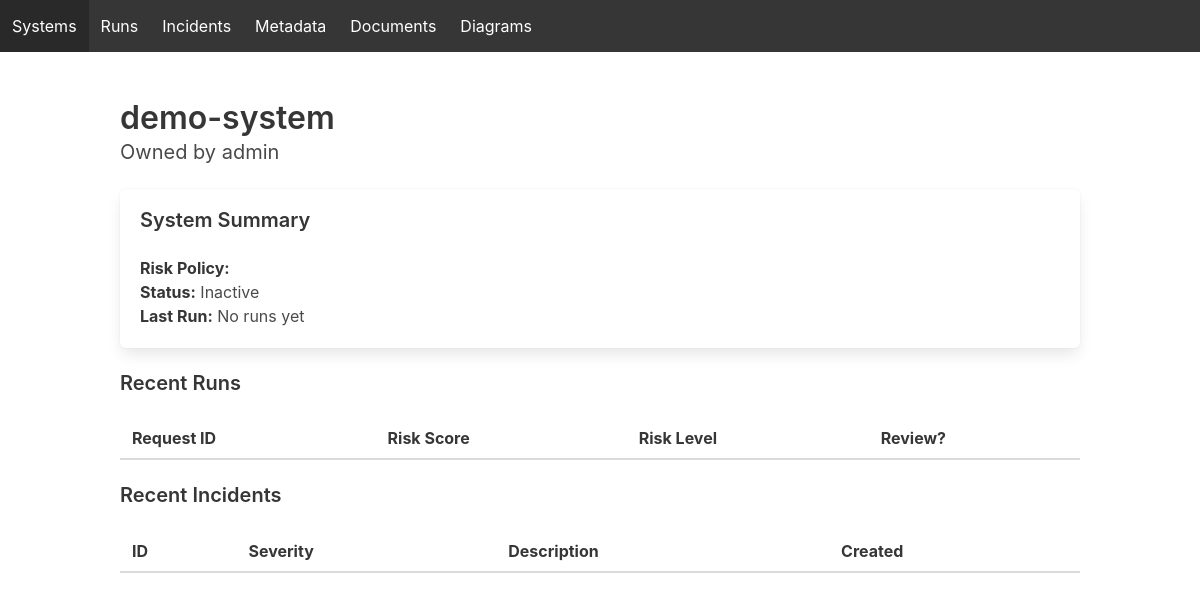
Page /dashboard/systems/2 on the earlier database version.
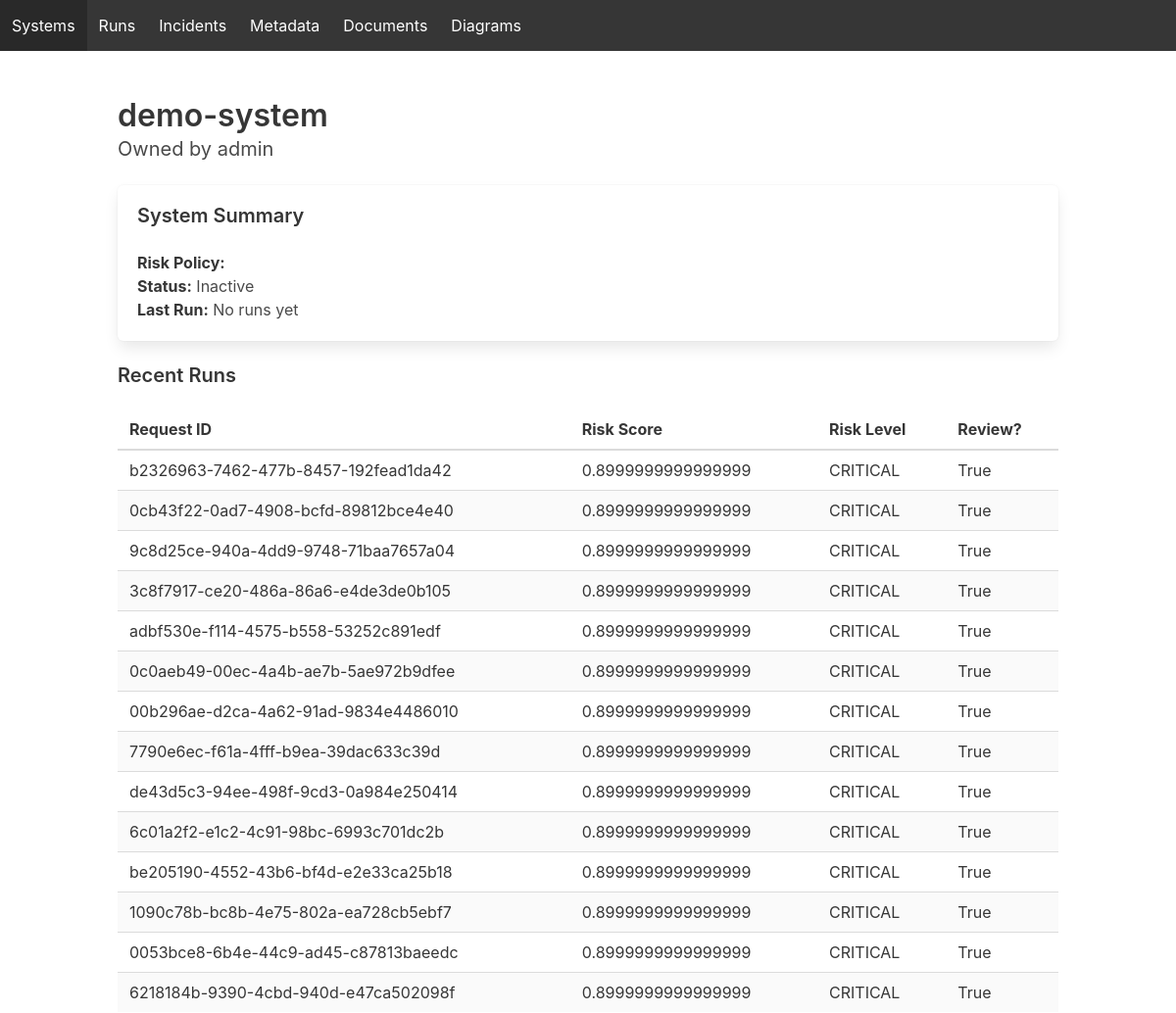
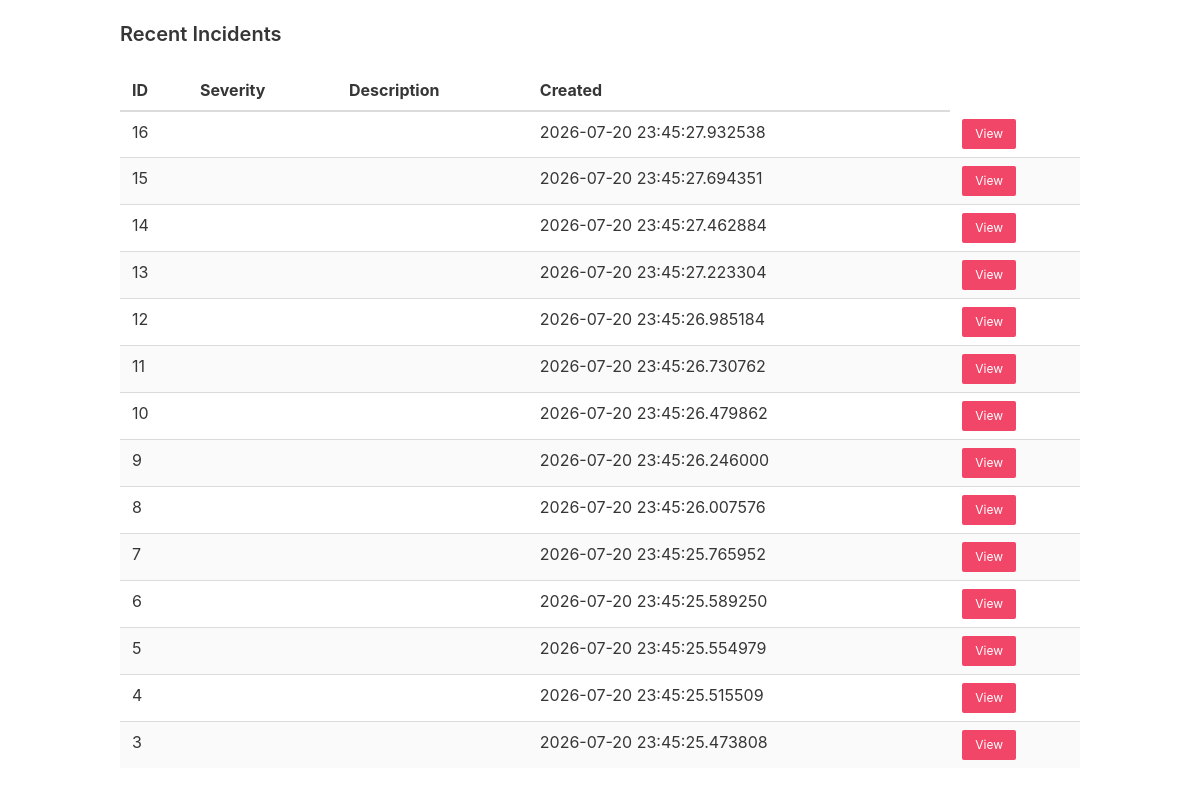
Same page on the later database version (2 pictures, top to bottom).
### models.py (models this page shows)
class ModelRun(Base):
    __tablename__ = "model_runs"
    id = Column(Integer, primary_key=True)
    system_id = Column(Integer, ForeignKey("ai_systems.id"), nullable=False)
    request_id = Column(String(64), unique=True, nullable=False)
    input_payload = Column(JSON, nullable=False)
    output_payload = Column(JSON)
    risk_score = Column(Float)
    risk_level = Column(String(32))
    safety_flags = Column(JSON)
    requires_review = Column(Boolean, default=False)
    created_at = Column(DateTime, default=datetime.utcnow)
    system = relationship("AiSystem", back_populates="runs")
    incident = relationship(
        "Incident",
        back_populates="run",
        foreign_keys="Incident.run_id",
        uselist=False,
    )

class Incident(Base):
    __tablename__ = "incidents"
    id = Column(Integer, primary_key=True)
    run_id = Column(Integer, ForeignKey("model_runs.id"), nullable=False)
    type = Column(String(64))
    status = Column(String(32), default="OPEN")
    reviewer = Column(String(255))
    notes = Column(Text)
    created_at = Column(DateTime, default=datetime.utcnow)
    updated_at = Column(DateTime, default=datetime.utcnow)
    run = relationship(
        "ModelRun",
        back_populates="incident",
        foreign_keys=[run_id],
    )

### dashboard/dashboard_api.py (the view)
@dashboard.get("/systems/{system_id}")
def system_detail(system_id: int, request: Request, session: Session = Depends(get_session)):
    system = session.query(AiSystem).filter_by(id=system_id).first()
    if not system:
        return templates.TemplateResponse(
            request,
            "not_found.html",
            {},
        )
    runs = (
        session.query(ModelRun)
        .filter_by(system_id=system.id)
        .order_by(ModelRun.created_at.desc())
        .limit(20)
        .all()
    )
    incidents = (
        session.query(Incident)
        .join(ModelRun)
        .filter(ModelRun.system_id == system.id)
        .order_by(Incident.created_at.desc())
        .limit(20)
        .all()
    )
    return templates.TemplateResponse(
        request,
        "system_detail.html",
        {
            "system": system,
            "runs": runs,
            "incidents": incidents,
            "active_page": "systems",
        },
    )

### dashboard/templates/system_detail.html
{% extends "base.html" %}
{% block content %}
<h1 class="title">{{ system.name }}</h1>
<p class="subtitle">Owned by {{ system.owner }}</p>
<div class="box">
<h2 class="title is-5">System Summary</h2>
<p><strong>Risk Policy:</strong> {{ system.risk_policy }}</p>
<p><strong>Status:</strong> {{ "Active" if system.active else "Inactive" }}</p>
<p><strong>Last Run:</strong> {{ system.last_run_at or "No runs yet" }}</p>
</div>
<h2 class="title is-5">Recent Runs</h2>
<table class="table is-fullwidth is-striped">
<thead>
<tr>
<th>Request ID</th>
<th>Risk Score</th>
<th>Risk Level</th>
<th>Review?</th>
</tr>
</thead>
<tbody>
{% for r in runs %}
<tr>
<td>{{ r.request_id }}</td>
<td>{{ r.risk_score }}</td>
<td>{{ r.risk_level }}</td>
<td>{{ r.requires_review }}</td>
</tr>
{% endfor %}
</tbody>
</table>
<h2 class="title is-5">Recent Incidents</h2>
<table class="table is-fullwidth is-striped">
<thead>
<tr>
<th>ID</th>
<th>Severity</th>
<th>Description</th>
<th>Created</th>
</tr>
</thead>
<tbody>
{% for i in incidents %}
<tr>
<td>{{ i.id }}</td>
<td>{{ i.severity }}</td>
<td>{{ i.description }}</td>
<td>{{ i.created_at }}</td>
<td>
<a class="button is-small is-danger" href="/incidents/{{ i.id }}">
View
</a>
</td>
</tr>
{% endfor %}
</tbody>
</table>
{% endblock %}

Differences in the rows shown:
added ModelRun: request_id "b2326963-7462-477b-8457-192fead1da42", risk_score "0.8999999999999999", risk_level "CRITICAL", requires_review "True"
added ModelRun: request_id "0cb43f22-0ad7-4908-bcfd-89812bce4e40", risk_score "0.8999999999999999", risk_level "CRITICAL", requires_review "True"
added ModelRun: request_id "9c8d25ce-940a-4dd9-9748-71baa7657a04", risk_score "0.8999999999999999", risk_level "CRITICAL", requires_review "True"
added ModelRun: request_id "3c8f7917-ce20-486a-86a6-e4de3de0b105", risk_score "0.8999999999999999", risk_level "CRITICAL", requires_review "True"
added ModelRun: request_id "adbf530e-f114-4575-b558-53252c891edf", risk_score "0.8999999999999999", risk_level "CRITICAL", requires_review "True"
added ModelRun: request_id "0c0aeb49-00ec-4a4b-ae7b-5ae972b9dfee", risk_score "0.8999999999999999", risk_level "CRITICAL", requires_review "True"
added ModelRun: request_id "00b296ae-d2ca-4a62-91ad-9834e4486010", risk_score "0.8999999999999999", risk_level "CRITICAL", requires_review "True"
added ModelRun: request_id "7790e6ec-f61a-4fff-b9ea-39dac633c39d", risk_score "0.8999999999999999", risk_level "CRITICAL", requires_review "True"
added ModelRun: request_id "de43d5c3-94ee-498f-9cd3-0a984e250414", risk_score "0.8999999999999999", risk_level "CRITICAL", requires_review "True"
added ModelRun: request_id "6c01a2f2-e1c2-4c91-98bc-6993c701dc2b", risk_score "0.8999999999999999", risk_level "CRITICAL", requires_review "True"
added ModelRun: request_id "be205190-4552-43b6-bf4d-e2e33ca25b18", risk_score "0.8999999999999999", risk_level "CRITICAL", requires_review "True"
added ModelRun: request_id "1090c78b-bc8b-4e75-802a-ea728cb5ebf7", risk_score "0.8999999999999999", risk_level "CRITICAL", requires_review "True"
added ModelRun: request_id "0053bce8-6b4e-44c9-ad45-c87813baeedc", risk_score "0.8999999999999999", risk_level "CRITICAL", requires_review "True"
added ModelRun: request_id "6218184b-9390-4cbd-940d-e47ca502098f", risk_score "0.8999999999999999", risk_level "CRITICAL", requires_review "True"
added Incident: id "16", created_at "2026-07-20 23:45:27.932538"
added Incident: id "15", created_at "2026-07-20 23:45:27.694351"
added Incident: id "14", created_at "2026-07-20 23:45:27.462884"
added Incident: id "13", created_at "2026-07-20 23:45:27.223304"
added Incident: id "12", created_at "2026-07-20 23:45:26.985184"
added Incident: id "11", created_at "2026-07-20 23:45:26.730762"
added Incident: id "10", created_at "2026-07-20 23:45:26.479862"
added Incident: id "9", created_at "2026-07-20 23:45:26.246000"
added Incident: id "8", created_at "2026-07-20 23:45:26.007576"
added Incident: id "7", created_at "2026-07-20 23:45:25.765952"
added Incident: id "6", created_at "2026-07-20 23:45:25.589250"
added Incident: id "5", created_at "2026-07-20 23:45:25.554979"
added Incident: id "4", created_at "2026-07-20 23:45:25.515509"
added Incident: id "3", created_at "2026-07-20 23:45:25.473808"
